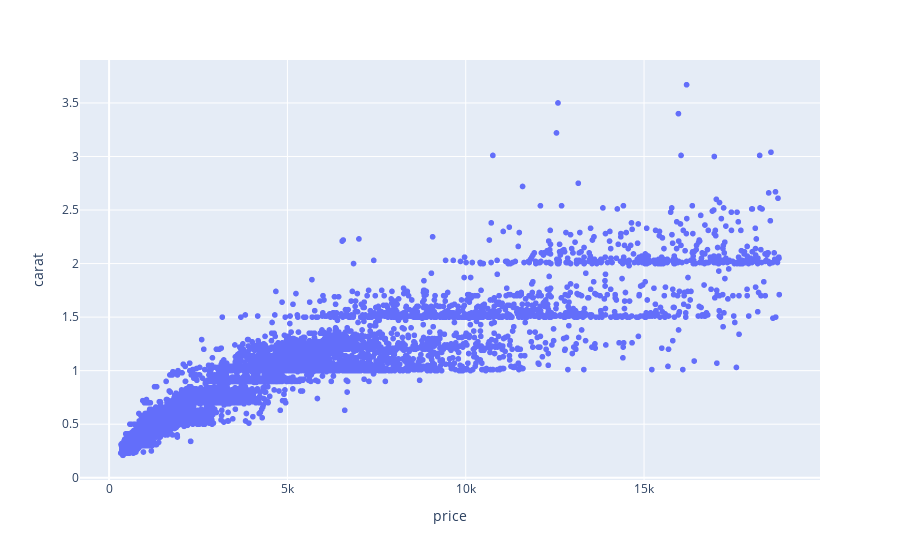

The code cell stored with this chart in its notebook:
### Code cell
import pandas as pd
import seaborn as sns

pd.options.plotting.backend = "plotly"

diamonds = sns.load_dataset("diamonds")
diamonds = diamonds.sample(10000)

fig = diamonds.plot(x="price", y="carat", kind="scatter")

fig.show()

### Figure 1 — Plotly figure (JSON) as saved in the notebook; plotly's stock layout.template omitted (floating-point values rounded to 4 significant figures; data arrays with more than 128 entries replaced by an {"elided": "..."} marker saying what was removed)
{"data": [{"hovertemplate": "price=%{x}<br>carat=%{y}<extra></extra>", "legendgroup": "", "marker": {"color": "#636efa", "symbol": "circle"}, "mode": "markers", "name": "", "showlegend": false, "type": "scattergl", "x": {"elided": "10000 int values"}, "xaxis": "x", "y": {"elided": "10000 float values"}, "yaxis": "y"}], "layout": {"autosize": true, "legend": {"tracegroupgap": 0}, "margin": {"t": 60}, "xaxis": {"anchor": "y", "autorange": true, "domain": [0, 1], "range": [-906.9, 20020.0], "title": {"text": "price"}, "type": "linear"}, "yaxis": {"anchor": "x", "autorange": true, "domain": [0, 1], "range": [-0.0579, 3.938], "title": {"text": "carat"}, "type": "linear"}}}
